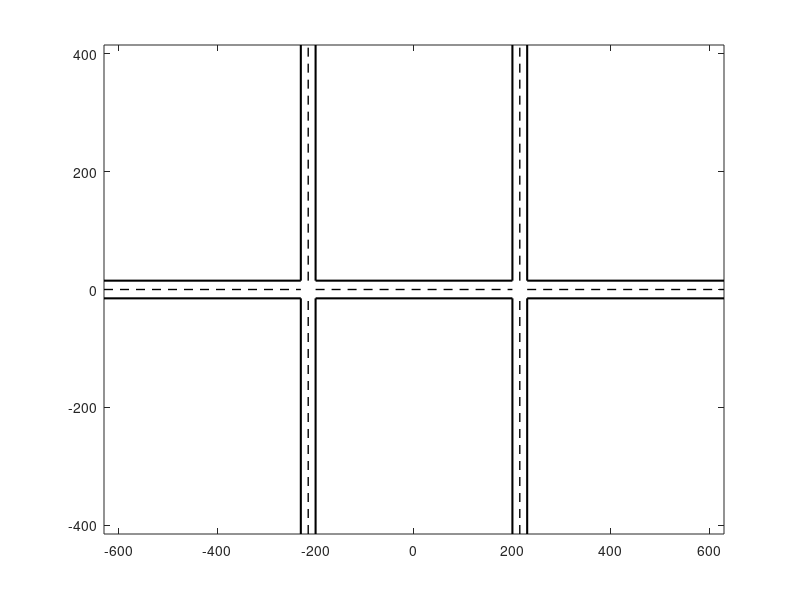

MATLAB code to generate this figure: (Note: this script raises an error after producing the figure.)
function unsig_int_12_plotBGIMAGE()
close all

global p1
global p1_color
global p2
global p2_color


l_center = -215;
r_center = 215;
% plot the road line
plot([l_center+15, l_center+15],[15, 415],'k', 'linewidth', 1.5)
hold on
plot([l_center+15, l_center+15],[-15, -415],'k', 'linewidth', 1.5)
hold on
plot([l_center-15, l_center-15],[15, 415],'k', 'linewidth', 1.5)
hold on
plot([l_center-15, l_center-15],[-15, -415],'k', 'linewidth', 1.5)
hold on
plot([l_center+15, l_center+415], [15, 15],'k', 'linewidth', 1.5)
hold on
plot([l_center-15, l_center-415],[15, 15],'k', 'linewidth', 1.5)
hold on
plot([l_center+15, l_center+415], [-15, -15],'k', 'linewidth', 1.5)
hold on
plot([l_center-15, l_center-415],[-15, -15],'k', 'linewidth', 1.5)
hold on
plot([r_center+15, r_center+415], [-15, -15],'k', 'linewidth', 1.5)
hold on
plot([r_center+15, r_center+415], [15, 15],'k', 'linewidth', 1.5)
hold on
plot([r_center+15, r_center+15], [-15, -415],'k', 'linewidth', 1.5)
hold on
plot([r_center-15, r_center-15], [-15, -415],'k', 'linewidth', 1.5)
hold on
plot([r_center+15, r_center+15], [15, 415],'k', 'linewidth', 1.5)
hold on
plot([r_center-15, r_center-15], [15, 415],'k', 'linewidth', 1.5)
hold on


% plot the centerline
plot([-630, l_center-15],[0,0],'--k', 'linewidth', 1)
hold on 
plot([l_center+15, l_center+415],[0,0],'--k', 'linewidth', 1)
hold on 
plot([l_center, l_center],[15, 415],'--k', 'linewidth', 1)
hold on 
plot([l_center, l_center],[-415, -15],'--k', 'linewidth', 1)
hold on 
plot([r_center+15, 630],[0,0],'--k', 'linewidth', 1)
hold on 
plot([r_center, r_center],[-415, -15],'--k', 'linewidth', 1)
hold on
plot([r_center, r_center],[15, 415],'--k', 'linewidth', 1)
hold on

% map size
axis([-630, 630, -415, 415])

% plot the vehicles
N = 1001;
y = zeros(N, N) + 1000; %1000: number of CAVs
p1 = plot(y,'o','MarkerSize',5);
p2 = plot(y,'o', 'MarkerSize',5);
p1_color = zeros(N, 1); % check if a CAV has determined its color
p2_color = zeros(N, 1); % check if a CAV has determined its color
hold on


% vehicle legend
LH(1) = plot(nan, nan, 'o', 'MarkerSize',5,'MarkerEdgeColor',[0 0.4470 0.7410],...
    'MarkerFaceColor',[0 0.4470 0.7410]);
LH(2) = plot(nan, nan, 'o', 'MarkerSize',5,'MarkerEdgeColor',[0.8500 0.3250 0.0980],...
    'MarkerFaceColor',[0.8500 0.3250 0.0980]);
LH(3) = plot(nan, nan, 'o', 'MarkerSize',5,'MarkerEdgeColor',[0.9290 0.6940 0.1250],...
    'MarkerFaceColor',[0.9290 0.6940 0.1250]);
LH(4) = plot(nan, nan, 'o', 'MarkerSize',5,'MarkerEdgeColor',[0.4940 0.1840 0.5560],...
    'MarkerFaceColor',[0.4940 0.1840 0.5560]);
LH(5) = plot(nan, nan, 'o', 'MarkerSize',5,'MarkerEdgeColor',[0.4660 0.6740 0.1880],...
    'MarkerFaceColor',[0.4660 0.6740 0.1880]);
LH(6) = plot(nan, nan, 'o', 'MarkerSize',5,'MarkerEdgeColor',[0.3010 0.7450 0.9330],...
    'MarkerFaceColor',[0.3010 0.7450 0.9330]);
L(1) = "vehicle from West";
L(2) = "vehicle from South";
L(3) = "vehicle from East";
L(4) = "vehicle from North";
L(5) = "vehicle from South";
L(6) = "vehicle from North";

legend(LH, L);
end